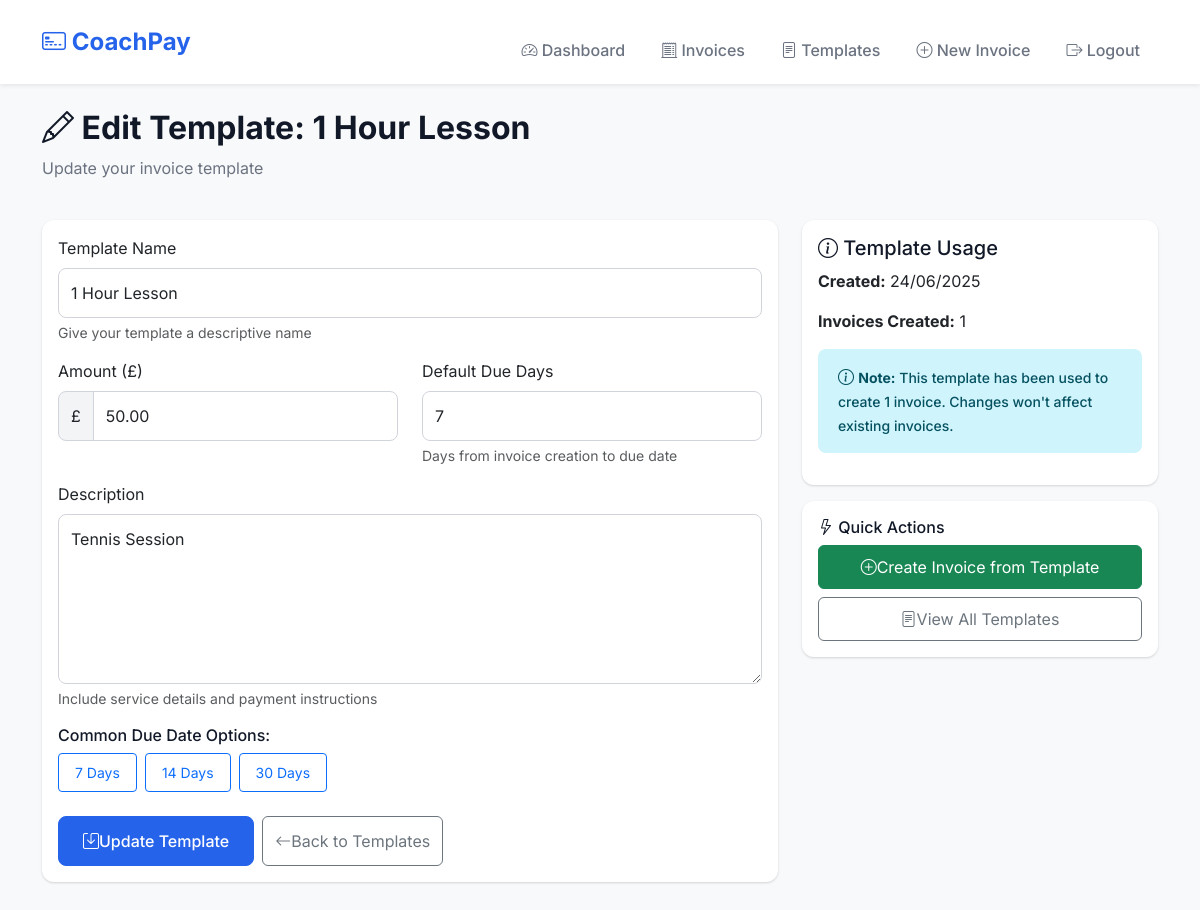
/edit-template/2 (signed in), run on the app's committed database.
### app.py (models this page shows)
class InvoiceTemplate(db.Model):
    id = db.Column(db.Integer, primary_key=True)
    coach_id = db.Column(db.Integer, db.ForeignKey('coach.id'), nullable=False)
    name = db.Column(db.String(100), nullable=False)
    amount = db.Column(sa.Numeric(10, 2), nullable=False)
    description = db.Column(db.Text, nullable=False)
    default_due_days = db.Column(db.Integer, nullable=False, default=14)
    created_at = db.Column(db.DateTime, default=datetime.utcnow)
    updated_at = db.Column(db.DateTime, default=datetime.utcnow, onupdate=datetime.utcnow)
    invoices = db.relationship('Invoice', backref='template', lazy=True)

### app.py (the view, shortened to what this page needs)
@app.route('/edit-template/<int:template_id>', methods=['GET', 'POST'])
@login_required
def edit_template(template_id):
    template = InvoiceTemplate.query.filter_by(
        id=template_id,
        coach_id=session['coach_id']
    ).first_or_404()
    form = TemplateForm(obj=template)
    return render_template('edit_template.html', form=form, template=template)

### app.py
class TemplateForm(FlaskForm):
    name = StringField('Template Name', validators=[DataRequired(), Length(min=2, max=100)])
    amount = DecimalField('Amount (£)', validators=[DataRequired(), NumberRange(min=0.01, max=9999.99)])
    description = TextAreaField('Description', validators=[DataRequired(), Length(max=1000)])
    default_due_days = IntegerField('Default Due Days', validators=[DataRequired(), NumberRange(min=1, max=365)])

### app.py (called while the page is built)
def login_required(f):
    @wraps(f)
    def decorated_function(*args, **kwargs):
        if 'coach_id' not in session:
            flash('Please log in to access this page.', 'warning')
            return redirect(url_for('login'))
        return f(*args, **kwargs)
    return decorated_function

@app.after_request
def after_request(response):
    response.headers['X-Content-Type-Options'] = 'nosniff'
    response.headers['X-Frame-Options'] = 'DENY'
    response.headers['X-XSS-Protection'] = '1; mode=block'
    if not is_development:
        response.headers['Strict-Transport-Security'] = 'max-age=31536000; includeSubDomains'
    response.headers['Content-Security-Policy'] = ("default-src 'self'; "
                                                   "script-src 'self' 'unsafe-inline' https://cdn.jsdelivr.net; "
                                                   "style-src 'self' 'unsafe-inline' https://cdn.jsdelivr.net https://fonts.googleapis.com; "
                                                   "font-src 'self' https://cdn.jsdelivr.net https://fonts.gstatic.com; "
                                                   "img-src 'self' data:;")
    return response

### templates/edit_template.html (shortened to what this page needs)
{% extends "base.html" %}
{% block content %}
<div class="row mb-4">
    <div class="col-12">
        <h2 class="fw-bold"><i class="bi bi-pencil"></i> Edit Template: {{ template.name }}</h2>
        <p class="text-muted">Update your invoice template</p>
    </div>
</div>
<div class="row">
    <div class="col-lg-8">
        <div class="card">
            <div class="card-body">
                <form method="POST">
                    <div class="mb-3">
                        {{ form.name.label(class="form-label") }}
                        {{ form.name(class="form-control", placeholder="e.g., 1 Hour Tennis Lesson") }}
                        <div class="form-text">Give your template a descriptive name</div>
                    </div>
                    <div class="row">
                        <div class="col-md-6 mb-3">
                            {{ form.amount.label(class="form-label") }}
                            <div class="input-group">
                                <span class="input-group-text">£</span>
                                {{ form.amount(class="form-control", step="0.01") }}
                            </div>
                        </div>
                        <div class="col-md-6 mb-3">
                            {{ form.default_due_days.label(class="form-label") }}
                            {{ form.default_due_days(class="form-control") }}
                            <div class="form-text">Days from invoice creation to due date</div>
                        </div>
                    </div>
                    <div class="mb-3">
                        {{ form.description.label(class="form-label") }}
                        {{ form.description(class="form-control", rows="6") }}
                        <div class="form-text">Include service details and payment instructions</div>
                    </div>
                    <div class="mb-4">
                        <h6>Common Due Date Options:</h6>
                        <div class="d-flex gap-2 flex-wrap">
                            <button type="button" class="btn btn-outline-primary btn-sm" onclick="setDueDays(7)">
                                7 Days
                            </button>
                            <button type="button" class="btn btn-outline-primary btn-sm" onclick="setDueDays(14)">
                                14 Days
                            </button>
                            <button type="button" class="btn btn-outline-primary btn-sm" onclick="setDueDays(30)">
                                30 Days
                            </button>
                        </div>
                    </div>
                    <div class="d-flex gap-2">
                        <button type="submit" class="btn btn-primary">
                            <i class="bi bi-save"></i> Update Template
                        </button>
                        <a href="{{ url_for('templates') }}" class="btn btn-outline-secondary">
                            <i class="bi bi-arrow-left"></i> Back to Templates
                        </a>
                    </div>
                </form>
            </div>
        </div>
    </div>
    <div class="col-lg-4">
        <div class="card">
            <div class="card-body">
                <h5><i class="bi bi-info-circle"></i> Template Usage</h5>
                <div class="mb-3">
                    <strong>Created:</strong> {{ template.created_at.strftime('%d/%m/%Y') }}
                </div>
                <div class="mb-3">
                    <strong>Invoices Created:</strong> {{ template.invoices|length }}
                </div>
                {% if template.invoices %}
                <div class="alert alert-info">
                    <i class="bi bi-info-circle"></i>
                    <small><strong>Note:</strong> This template has been used to create {{ template.invoices|length }} invoice{{ 's' if template.invoices|length != 1 else '' }}. Changes won't affect existing invoices.</small>
                </div>
                {% endif %}
            </div>
        </div>
        <div class="card mt-3">
            <div class="card-body">
                <h6><i class="bi bi-lightning"></i> Quick Actions</h6>
                <div class="d-grid gap-2">
                    <a href="{{ url_for('use_template', template_id=template.id) }}" class="btn btn-success">
                        <i class="bi bi-plus-circle"></i> Create Invoice from Template
                    </a>
                    <a href="{{ url_for('templates') }}" class="btn btn-outline-secondary">
                        <i class="bi bi-file-text"></i> View All Templates
                    </a>
                </div>
            </div>
        </div>
    </div>
</div>
{% endblock %}

### templates/base.html (style rules this page uses)
:root { --primary-color: #2563eb; --primary-hover: #1d4ed8; --success-color: #059669; --warning-color: #d97706; --danger-color: #dc2626; --text-muted: #6b7280; --border-radius: 0.75rem; --shadow: 0 1px 3px 0 rgba(0, 0, 0, 0.1), 0 1px 2px 0 rgba(0, 0, 0, 0.06); }
body { background-color: #f8f9fa; font-family: 'Inter', -apple-system, BlinkMacSystemFont, sans-serif; font-size: 16px; line-height: 1.5; -webkit-font-smoothing: antialiased; -moz-osx-font-smoothing: grayscale; }
.card { border: none; box-shadow: var(--shadow); border-radius: var(--border-radius); margin-bottom: 1rem; }
.btn-primary { background-color: var(--primary-color); border-color: var(--primary-color); font-weight: 500; padding: 0.75rem 1.5rem; border-radius: 0.5rem; }
.btn { min-height: 44px; display: inline-flex; align-items: center; justify-content: center; text-decoration: none; }
.btn-sm { min-height: 38px; padding: 0.5rem 1rem; }
.alert { border: none; border-radius: 0.5rem; font-weight: 500; padding: 1rem 1.25rem; }
.text-muted { color: var(--text-muted) !important; }
h1, h2, h3, h4, h5, h6 { color: #111827; line-height: 1.25; }
.form-control, .form-select { padding: 0.75rem; border-radius: 0.5rem; border: 1px solid #d1d5db; font-size: 16px; }
.input-group-text { padding: 0.75rem; border-radius: 0.5rem 0 0 0.5rem; background-color: #f3f4f6; border-color: #d1d5db; }

### data on the page
InvoiceTemplate: name "1 Hour Lesson", amount "50.00", default_due_days "7", description "Tennis Session", created_at "24/06/2025"

### other printed values
{{ template.invoices|length }} "1"
